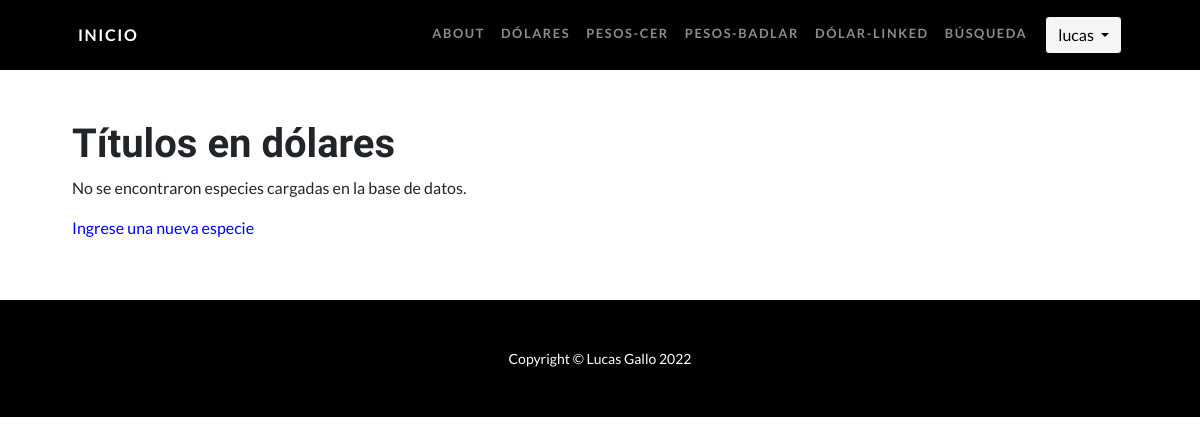
/AppBonos/dolares/ (signed in), run on an earlier commit of the app's database.
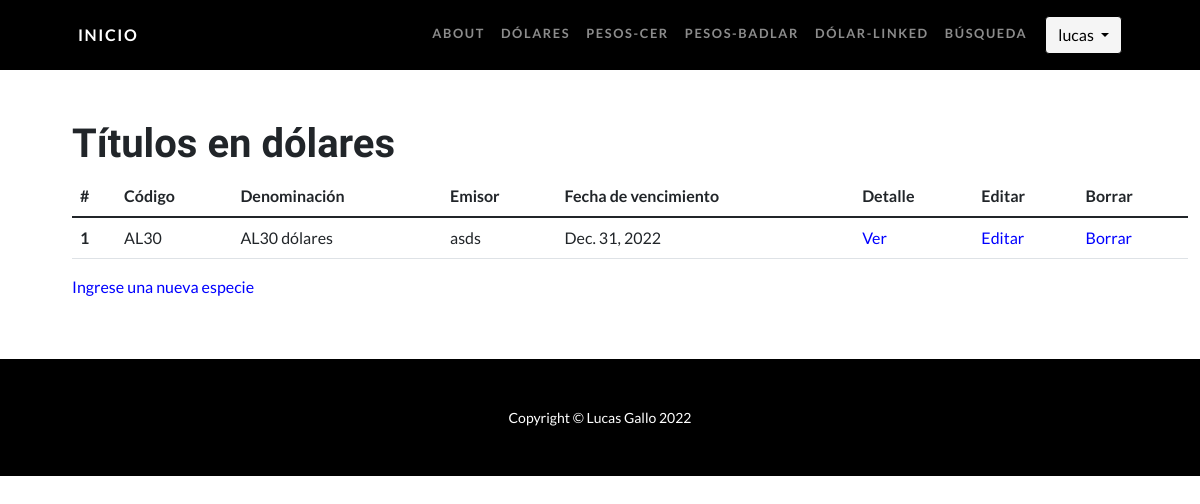
And on a later commit of the database.
### AppBonos/models.py (models this page shows, shortened)
class Dolar(models.Model):
    codigo = models.CharField(max_length=30)
    denominacion = models.CharField(max_length=100)
    emisor = models.CharField(max_length=30)
    fecha_emision = models.DateField(null=True)
    fecha_vencimiento = models.DateField(null=True)
    amortizacion = models.CharField(max_length=500)
    interes = models.CharField(max_length=500)
    ley = models.CharField(max_length=30)

### AppBonos/views.py (the view)
# urls.py: path("dolares/", dolares, name="dolares"),
@login_required
def dolares(request):
    dolares = Dolar.objects.all()
    contexto = {"dolares_encontrados": dolares}
    return render(request, "AppBonos/dolares.html", context=contexto)

### AppBonos/templates/AppBonos/dolares.html
{% extends "AppBonos/padre.html" %}
{% load static %}
{% block contenidoQueCambia %}
<div class="container" style="margin:10% 0 5% 5%">
    <h2 style="font-weight: bold; font-size: 40px">Títulos en dólares</h2>
    {% if dolares_encontrados %}
        <table class="table table-hover">
            <thead>
            <tr>
                <th scope="col">#</th>
                <th scope="col">Código</th>
                <th scope="col">Denominación</th>
                <th scope="col">Emisor</th>
                <th scope="col">Fecha de vencimiento</th>
                <th scope="col">Detalle</th>
                <th scope="col">Editar</th>
                <th scope="col">Borrar</th>
            </tr>
            </thead>
            <tbody>
            {% for dolares in dolares_encontrados %}
                <tr>
                    <th scope="row">{{forloop.counter}}</th>
                    <td>{{dolares.codigo}}</td>
                    <td>{{dolares.denominacion}}</td>
                    <td>{{dolares.emisor}}</td>
                    <td>{{dolares.fecha_vencimiento}}</td>
                    <td> <a href="{% url 'DolarDetail' dolares.id %}" style="text-decoration: none; color:blue">Ver</a> </td>
                    <td> <a href="{% url 'DolarUpdate' dolares.id %}" style="text-decoration: none; color:blue">Editar</a> </td>
                    <td> <a href="{% url 'DolarDelete' dolares.id %}" style="text-decoration: none; color:blue">Borrar</a> </td>
                </tr>
            {% endfor %}
            </tbody>
        </table>
    {% else %}
        <p>No se encontraron especies cargadas en la base de datos.</p>
    {% endif %}
    <p><a href="{% url 'form_dolares' %}" style="text-decoration: none; color:blue"> Ingrese una nueva especie</a></p>
</div>
{% endblock %}

### AppBonos/templates/AppBonos/padre.html (shortened to what this page needs)
<!DOCTYPE html>
<html lang="en">
<head>
    {% load static %}
    <link href="{% static 'AppBonos/css/styles.css' %}" rel="stylesheet" />
</head>
<body id="page-top">
    <nav class="navbar navbar-expand-lg navbar-dark navbar-custom fixed-top">
        <div class="container px-5">
            <a class="navbar-brand" href="{% url 'inicio' %}">Inicio</a>
            <div class="collapse navbar-collapse" id="navbarResponsive">
                <ul class="navbar-nav ms-auto">
                    {% if user.is_authenticated %}
                    <li class="nav-item"><a class="nav-link" href="{% url 'about' %}">About</a></li>
                    <li class="nav-item"><a class="nav-link" href="{% url 'dolares' %}">Dólares</a></li>
                    <li class="nav-item"><a class="nav-link" href="">Pesos-CER</a></li>
                    <li class="nav-item"><a class="nav-link" href="">Pesos-BADLAR</a></li>
                    <li class="nav-item"><a class="nav-link" href="">Dólar-Linked</a></li>
                    <li class="nav-item"><a class="nav-link" href="{% url 'busqueda' %}">Búsqueda</a></li>
                    <li class="nav-item"><a><img class="rounded-circle" src='{{ user.avatar.imagen.url }}'
                                style="max-width: 2em; margin-right: 10px;"></img></a></li>
                    <li class="nav-item">
                        <div class="dropdown">
                            <button class="btn btn-primary dropdown-toggle" type="button"
                                data-toggle="dropdown">{{user.username}}
                                </button>
                        </div>
                    </li>
                    {% else %}
                    <li class="nav-item"><a class="nav-link" href="{% url 'registro' %}">Sign Up</a></li>
                    <li class="nav-item"><a class="nav-link" href="{% url 'login' %}">│&nbsp&nbsp&nbsp Sign In</a></li>
                    {% endif %}
                </ul>
            </div>
        </div>
    </nav>
    {% block contenidoQueCambia %}{% endblock %}
    <footer class="py-5 bg-black">
        <div class="container px-5">
            <p class="m-0 text-center text-white small">Copyright &copy; Lucas Gallo 2022</p>
        </div>
    </footer>
</body>
</html>

What changed in the data, as far as the page shows it:
added Dolar: codigo "AL30", denominacion "AL30 dólares", emisor "asds", fecha_vencimiento "Dec. 31, 2022"
Also different on the page:
text no longer shown: "No se encontraron especies cargadas en la base de datos."
text now shown: "# Código Denominación Emisor Fecha de vencimiento Detalle Editar Borrar"
